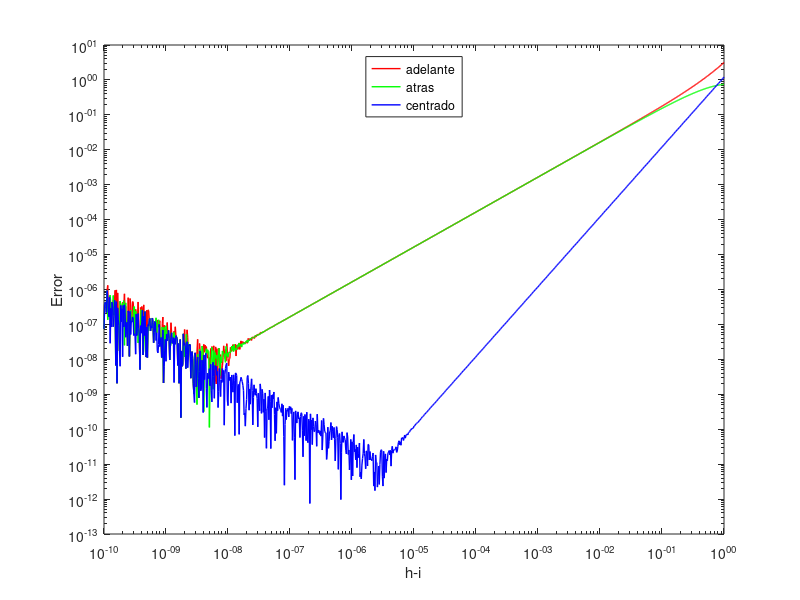

Write the MATLAB code that produced this figure.
#Tarea 2
#Ernesto Ulate Ramirez
#Fecha: 24/8/17

a = @(x) 0.3*x*x*x*x-0.15*x*x;
a_d = @(x) 0.3*4*x*x*x-0.15*2*x;

function resultado = diferencia_atras(
p_funcion, 
p_valor, 
p_paso)
  resultado = ((p_funcion(p_valor) -
              p_funcion(p_valor-p_paso)) /
              (p_paso));
endfunction

function resultado = diferencia_adelante(
p_funcion, 
p_valor, 
p_paso)
  resultado = ((p_funcion(p_valor+p_paso) - 
              p_funcion(p_valor)) /
              (p_paso));
endfunction

function resultado = diferencia_centrado(
p_funcion, 
p_valor, 
p_paso)
  resultado = ((p_funcion(p_valor+p_paso) - 
              p_funcion(p_valor-p_paso)) /
              (2*p_paso));
endfunction

error_total_atras = @(
p_funcion, 
p_funcion_d, 
p_valor, 
p_paso) abs((p_funcion_d(p_valor)) - 
        diferencia_atras(p_funcion, p_valor, p_paso));

error_total_adelante = @(
p_funcion, 
p_funcion_d, 
p_valor, 
p_paso) abs((p_funcion_d(p_valor)) - 
        diferencia_adelante(p_funcion, p_valor, p_paso));
              
error_total_centrado = @(
p_funcion, 
p_funcion_d, 
p_valor, 
p_paso) abs((p_funcion_d(p_valor)) - 
        diferencia_centrado(p_funcion, p_valor, p_paso));
        
function resultado = plot_decadas(
p_funcion, 
p_funcion_d, 
p_valor, 
p_calc, 
p_color)
  valores_h = [];
  valores_error = [];
  paso_inicial = 1;
  error_actual = 100;
  h = 1;
  k = 100;
  do
    valores_h(end+1) = h;
    error_esperado = (eps)/(h) + (h*h*0.1)/(6);
    error_actual = p_calc(p_funcion, p_funcion_d, p_valor, h);
    valores_error(end+1) = error_actual;
    h = (h)/(10^(1/k));
  until(h < 1e-10);
  loglog(valores_h, valores_error, p_color, "linewidth", 1);
endfunction

hold off;
plot_decadas(a, a_d, 1, error_total_adelante, 'r');
hold on;
plot_decadas(a, a_d, 1, error_total_atras, 'g');
plot_decadas(a, a_d, 1, error_total_centrado, 'b');
legend("adelante", "atras", "centrado","location", "north");

xlabel("h-i");
ylabel("Error");